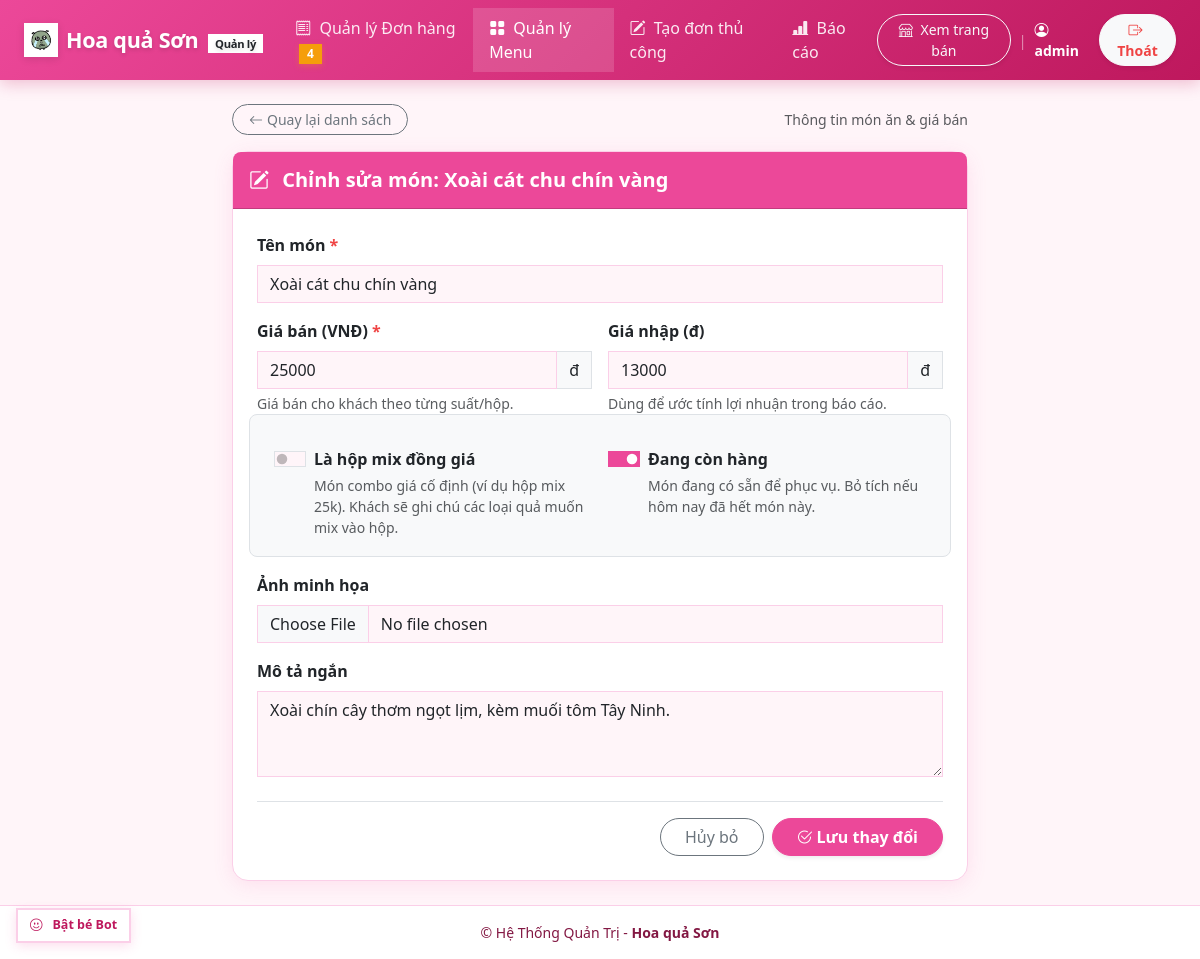
/quan-ly/menu/2/edit/ (signed in), run on the app's committed database.
### menu/models.py (models this page shows, shortened)
class Product(models.Model):
    name = models.CharField(max_length=150, verbose_name="Tên món")
    price = models.DecimalField(
        max_digits=12,
        decimal_places=0,
        default=Decimal('25000'),
        validators=[MinValueValidator(Decimal('0'))],
        verbose_name="Giá bán (đ)"
    )
    cost_price = models.DecimalField(
        max_digits=12,
        decimal_places=0,
        null=True,
        blank=True,
        validators=[MinValueValidator(Decimal('0'))],
        verbose_name="Giá nhập (đ)"
    )
    image = models.ImageField(upload_to='products/', null=True, blank=True, verbose_name="Hình ảnh")
    description = models.TextField(blank=True, verbose_name="Mô tả ngắn")
    is_available = models.BooleanField(default=True, verbose_name="Còn hàng")
    is_combo = models.BooleanField(default=False, verbose_name="Là hộp mix đồng giá")
    created_at = models.DateTimeField(auto_now_add=True, verbose_name="Ngày tạo")
    updated_at = models.DateTimeField(auto_now=True, verbose_name="Cập nhật lần cuối")
    class Meta:
        verbose_name = "Món ăn / Hoa quả"
        verbose_name_plural = "Menu hoa quả"
        ordering = ['-is_available', 'name']

### menu/views.py (the view)
# urls.py: path('<int:pk>/edit/', views.product_update, name='product_update'),
@login_required
def product_update(request, pk):
    product = get_object_or_404(Product, pk=pk)
    if request.method == 'POST':
        form = ProductForm(request.POST, request.FILES, instance=product)
        if form.is_valid():
            product = form.save()
            messages.success(request, f'Đã cập nhật món "{product.name}" thành công!')
            return redirect('menu:product_list')
        else:
            messages.error(request, 'Vui lòng kiểm tra lại thông tin nhập!')
    else:
        form = ProductForm(instance=product)
    return render(request, 'menu/product_form.html', {
        'form': form,
        'product': product,
        'title': f'Chỉnh sửa món: {product.name}',
        'btn_text': 'Lưu thay đổi',
    })

### orders/context_processors.py (called while the page is built)
def new_order_count(request):
    if (
        request.path.startswith('/quan-ly/')
        and getattr(request, 'user', None)
        and request.user.is_authenticated
    ):
        return {'new_order_count': Order.objects.filter(status='new').count()}
    return {'new_order_count': 0}

### templates/menu/product_form.html (shortened to what this page needs)
{% extends 'manager/base_manager.html' %}
{% block content %}
<div class="row justify-content-center">
    <div class="col-lg-8 col-md-10">
        <div class="d-flex align-items-center justify-content-between mb-3">
            <a href="{% url 'menu:product_list' %}" class="btn btn-outline-secondary btn-sm rounded-pill px-3">
                <i class="bi bi-arrow-left me-1"></i>Quay lại danh sách
            </a>
            <span class="text-muted small">Thông tin món ăn & giá bán</span>
        </div>
        <div class="card shadow-sm">
            <div class="card-header bg-success text-white py-3 rounded-top-3">
                <h5 class="card-title mb-0 fw-bold">
                    <i class="bi {% if product %}bi-pencil-square{% else %}bi-plus-circle-fill{% endif %} me-2"></i>
                    {{ title }}
                </h5>
            </div>
            <div class="card-body p-4">
                <form method="post" enctype="multipart/form-data" novalidate>
                    <div class="mb-3">
                        <label for="{{ form.name.id_for_label }}" class="form-label fw-semibold">
                            {{ form.name.label }} <span class="text-danger">*</span>
                        </label>
                        {{ form.name }}
                    </div>
                    <div class="row g-3 mb-3">
                        <div class="col-md-6">
                            <label for="{{ form.price.id_for_label }}" class="form-label fw-semibold">
                                {{ form.price.label }} <span class="text-danger">*</span>
                            </label>
                            <div class="input-group">
                                {{ form.price }}
                                <span class="input-group-text">đ</span>
                            </div>
                            <div class="form-text small">Giá bán cho khách theo từng suất/hộp.</div>
                        </div>
                        <div class="col-md-6">
                            <label for="{{ form.cost_price.id_for_label }}" class="form-label fw-semibold">
                                {{ form.cost_price.label }}
                            </label>
                            <div class="input-group">
                                {{ form.cost_price }}
                                <span class="input-group-text">đ</span>
                            </div>
                            <div class="form-text small">Dùng để ước tính lợi nhuận trong báo cáo.</div>
                        </div>
                    </div>
                    <div class="row g-3 mb-3 p-3 bg-light rounded-3 border">
                        <div class="col-md-6">
                            <div class="form-check form-switch">
                                {{ form.is_combo }}
                                <label class="form-check-label fw-semibold text-dark" for="is_combo">
                                    {{ form.is_combo.label }}
                                </label>
                                <div class="text-muted small mt-1">
                                    Món combo giá cố định (ví dụ hộp mix 25k). Khách sẽ ghi chú các loại quả muốn mix vào hộp.
                                </div>
                            </div>
                        </div>
                        <div class="col-md-6">
                            <div class="form-check form-switch">
                                {{ form.is_available }}
                                <label class="form-check-label fw-semibold text-dark" for="is_available">
                                    {{ form.is_available.label }}
                                </label>
                                <div class="text-muted small mt-1">
                                    Món đang có sẵn để phục vụ. Bỏ tích nếu hôm nay đã hết món này.
                                </div>
                            </div>
                        </div>
                    </div>
                    <div class="mb-3">
                        <label for="{{ form.image.id_for_label }}" class="form-label fw-semibold">
                            {{ form.image.label }}
                        </label>
                        {{ form.image }}
                    </div>
                    <div class="mb-4">
                        <label for="{{ form.description.id_for_label }}" class="form-label fw-semibold">
                            {{ form.description.label }}
                        </label>
                        {{ form.description }}
                    </div>
                    <div class="d-flex justify-content-end gap-2 pt-3 border-top">
                        <a href="{% url 'menu:product_list' %}" class="btn btn-outline-secondary px-4 rounded-pill">
                            Hủy bỏ
                        </a>
                        <button type="submit" class="btn btn-success px-4 rounded-pill shadow-sm">
                            <i class="bi bi-check2-circle me-1"></i>{{ btn_text }}
                        </button>
                    </div>
                </form>
            </div>
        </div>
    </div>
</div>
{% endblock %}

### templates/manager/base_manager.html (shortened to what this page needs)
{% load static %}
<!DOCTYPE html>
<html lang="vi">
<head>
    <link href="https://cdn.jsdelivr.net/npm/bootstrap@5.3.3/dist/css/bootstrap.min.css" rel="stylesheet">
    <link rel="stylesheet" href="https://cdn.jsdelivr.net/npm/bootstrap-icons@1.11.3/font/bootstrap-icons.min.css">
    <link rel="stylesheet" href="{% static 'css/theme.css' %}?v=20261107-square">
    <link rel="stylesheet" href="{% static 'css/mascot.css' %}">
</head>
<body data-area="manager">
    <nav class="navbar navbar-expand-lg navbar-dark bg-success navbar-custom sticky-top">
        <div class="container-fluid px-3 px-lg-4">
            <a class="navbar-brand d-flex align-items-center gap-2" href="{% url 'orders:order_list' %}">
                <span class="brand-icon-box">
                    <img src="{% static 'img/mascot.png' %}" alt="Hoa quả Sơn" style="width: 24px; height: 24px; object-fit: contain;">
                </span>
                <span>Hoa quả Sơn <span class="badge bg-white text-dark ms-1 fw-bold" style="font-size: 0.7rem;">Quản lý</span></span>
            </a>
            <div class="collapse navbar-collapse" id="navbarManager">
                <ul class="navbar-nav me-auto mb-2 mb-lg-0">
                    <li class="nav-item">
                        <a class="nav-link px-3 {% if request.resolver_match.app_name == 'orders' and request.resolver_match.url_name == 'order_list' %}active{% endif %}" href="{% url 'orders:order_list' %}">
                            <i class="bi bi-receipt me-1"></i> Quản lý Đơn hàng
                            <span id="newOrderNavBadge" class="badge bg-warning text-dark ms-1" {% if not new_order_count %}hidden{% endif %}>{{ new_order_count|default:0 }}</span>
                        </a>
                    </li>
                    <li class="nav-item">
                        <a class="nav-link px-3 {% if request.resolver_match.app_name == 'menu' %}active{% endif %}" href="{% url 'menu:product_list' %}">
                            <i class="bi bi-grid-fill me-1"></i> Quản lý Menu
                        </a>
                    </li>
                    <li class="nav-item">
                        <a class="nav-link px-3 {% if request.resolver_match.app_name == 'orders' and request.resolver_match.url_name == 'order_create' %}active{% endif %}" href="{% url 'orders:order_create' %}">
                            <i class="bi bi-pencil-square me-1"></i> Tạo đơn thủ công
                        </a>
                    </li>
                    <li class="nav-item">
                        <a class="nav-link px-3 {% if request.resolver_match.app_name == 'reports' %}active{% endif %}" href="{% url 'reports:dashboard' %}">
                            <i class="bi bi-bar-chart-line-fill me-1"></i> Báo cáo
                        </a>
                    </li>
                </ul>
                <div class="d-flex align-items-center gap-2 mt-2 mt-lg-0">
                    <a href="/" target="_blank" class="btn btn-outline-light btn-sm rounded-pill px-3 shadow-sm" title="Mở trang bán hàng công khai">
                        <i class="bi bi-shop me-1"></i> Xem trang bán
                    </a>
                    <span class="text-white-50 small d-none d-lg-inline">|</span>
                    <span class="text-white small fw-semibold">
                        <i class="bi bi-person-circle me-1"></i>{{ user.username }}
                    </span>
                    <form action="{% url 'manager_logout' %}" method="post" class="d-inline">
                        <button type="submit" class="btn btn-sm btn-light rounded-pill px-3 ms-1 text-danger fw-semibold shadow-sm" title="Đăng xuất khỏi hệ thống">
                            <i class="bi bi-box-arrow-right me-1"></i>Thoát
                        </button>
                    </form>
                </div>
            </div>
        </div>
    </nav>
    <main class="container py-4 flex-grow-1">
        {% block content %}{% endblock %}
    </main>
    <footer class="py-3 text-center small">
        <div class="container">
            <span>&copy; Hệ Thống Quản Trị - <strong>Hoa quả Sơn</strong></span>
        </div>
    </footer>
    <button id="mascot-toggle-btn" class="mascot-toggle-btn" type="button" aria-label="Bật/Tắt Bot">
    </button>
</body>
</html>

### static/css/theme.css (style rules this page uses)
:root { --pink-main: #ec4899; --pink-dark: #be185d; --pink-light: #fce7f3; --pink-bg: #fff5f9; --pink-border: #fbcfe8; --pink-hover: #db2777; --pink-shadow: rgba(236, 72, 153, 0.12); --bs-primary: #ec4899; --bs-primary-rgb: 236, 72, 153; --bs-success: #ec4899; --bs-success-rgb: 236, 72, 153; --bs-body-bg: var(--pink-bg); }
body { background-color: var(--pink-bg) !important; color: #374151; font-family: system-ui, -apple-system, "Segoe UI", Roboto, "Helvetica Neue", Arial, sans-serif; min-height: 100vh; }
.navbar-custom, .navbar.bg-success { background: linear-gradient(135deg, var(--pink-main) 0%, var(--pink-dark) 100%) !important; box-shadow: 0 4px 15px rgba(190, 24, 93, 0.25) !important; }
.navbar-brand { font-weight: 800; letter-spacing: -0.3px; font-size: 1.35rem; color: #ffffff !important; text-shadow: 0 2px 4px rgba(0,0,0,0.15); }
.brand-icon-box { width: 34px; height: 34px; background: #ffffff; border-radius: 50%; display: inline-flex; align-items: center; justify-content: center; box-shadow: 0 2px 8px rgba(0,0,0,0.12); }
.nav-link { color: rgba(255, 255, 255, 0.9) !important; font-weight: 500; transition: all 0.2s ease; }
.nav-link:hover, .nav-link.active { color: #ffffff !important; background: rgba(255, 255, 255, 0.15); border-radius: 20px; }
.card { background: #ffffff !important; border: 1px solid var(--pink-border) !important; border-radius: 16px !important; box-shadow: 0 4px 20px var(--pink-shadow) !important; transition: transform 0.2s ease, box-shadow 0.2s ease; }
.bg-success { background-color: var(--pink-main) !important; }
.btn-success, .btn-fruit { background-color: var(--pink-main) !important; border-color: var(--pink-main) !important; color: #ffffff !important; font-weight: 600; box-shadow: 0 3px 10px rgba(236, 72, 153, 0.3); transition: all 0.2s ease; }
.text-danger { color: #ef4444 !important; }
.badge-combo, .badge.bg-warning { background-color: #f59e0b !important; color: #ffffff !important; font-weight: 700; box-shadow: 0 2px 6px rgba(245, 158, 11, 0.3); }
.form-control, .form-select { border-radius: 12px; border: 1.5px solid var(--pink-border); }
.form-check-input:checked { background-color: var(--pink-main) !important; border-color: var(--pink-main) !important; }
footer { background-color: #ffffff !important; border-top: 1px solid var(--pink-border) !important; color: #831843 !important; }
html body *, html body *::before, html body *::after { border-radius: 0 !important; }

### static/css/mascot.css (style rules this page uses)
.mascot-toggle-btn { position: fixed; bottom: 16px; left: 16px; z-index: 9998; background: #ffffff; border: 2px solid var(--pink-border); color: var(--pink-dark); font-size: 0.78rem; font-weight: 700; padding: 6px 12px; border-radius: 20px; box-shadow: 0 3px 12px rgba(236, 72, 153, 0.18); cursor: pointer; display: inline-flex; align-items: center; gap: 6px; transition: all 0.2s ease; pointer-events: auto; }

### data on the page
Product: name "Xoài cát chu chín vàng", price "25000", cost_price "13000", is_available "☑", description "Xoài chín cây thơm ngọt lịm, kèm muối tôm Tây Ninh."

### other printed values
{{ new_order_count|default:0 }} "4"
{{ user.username }} "admin"
{{ title }} "Chỉnh sửa món: Xoài cát chu chín vàng"
{{ btn_text }} "Lưu thay đổi"
